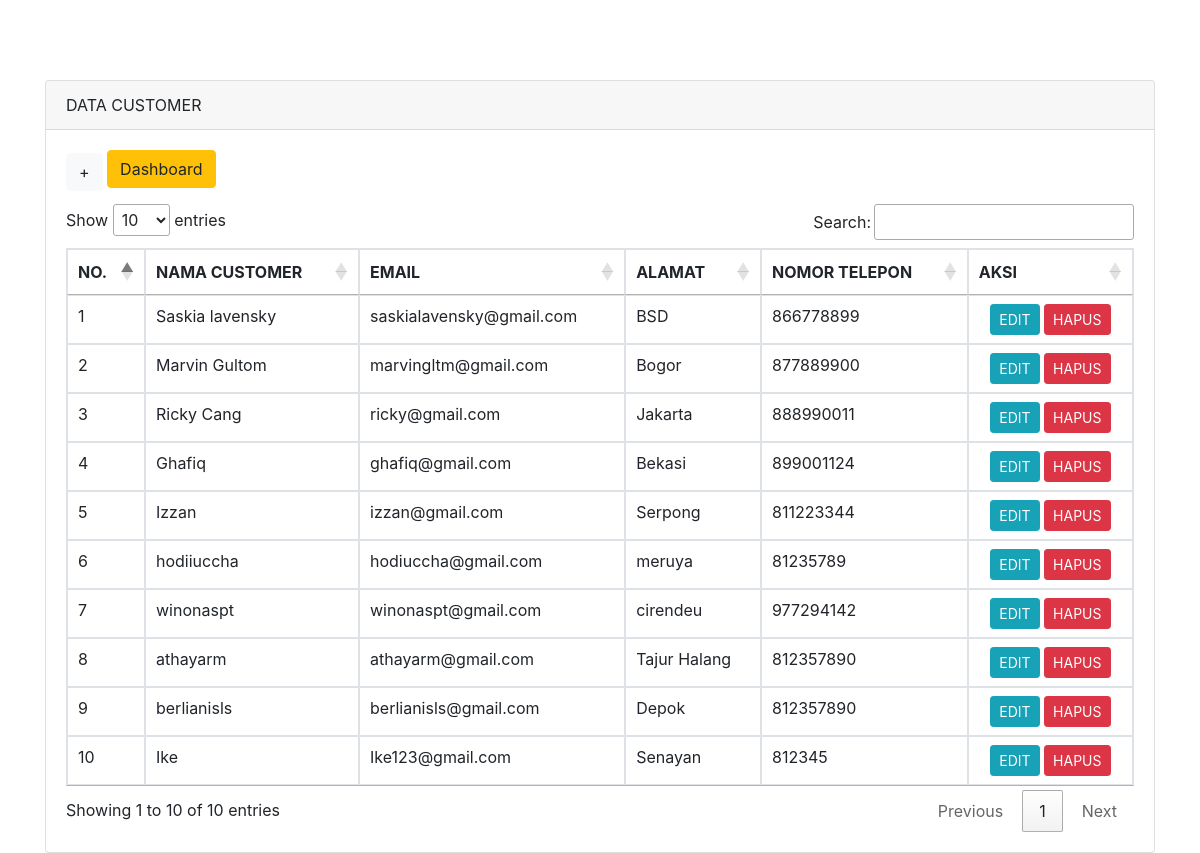
/customer/index.php, run on the app's committed database.
### tables this page shows
CREATE TABLE `customer` (
  `id` int NOT NULL,
  `nama_customer` varchar(255) DEFAULT NULL,
  `email` varchar(255) DEFAULT NULL,
  `no_telepon` int DEFAULT NULL,
  `alamat` varchar(255) DEFAULT NULL
);

### customer/index.php (the view, shortened to what this page needs)
<!doctype html>
<html lang="en">
  <head>
    <link rel="stylesheet" href="https://stackpath.bootstrapcdn.com/bootstrap/4.4.1/css/bootstrap.min.css">
    <link rel="stylesheet" href="//cdn.datatables.net/1.10.20/css/jquery.dataTables.min.css">
  </head>
  <body>
    <div class="container" style="margin-top: 80px">
      <div class="row">
        <div class="col-md-12">
          <div class="card">
            <div class="card-header">
              DATA CUSTOMER
            </div>
            <div class="card-body">
              <a href="tambah-customer.php" class="btn btn-md btn-light" style="margin-bottom: 10px">+</a>
              <a href="../index.php" class="btn btn-warning mb-3">Dashboard</a>
              <table class="table table-bordered" id="myTable">
                <thead>
                  <tr>
                    <th scope="col">NO.</th>
                    <th scope="col">NAMA CUSTOMER</th>
                    <th scope="col">EMAIL</th>
                    <th scope="col">ALAMAT</th>
                    <th scope="col">NOMOR TELEPON</th>
                    <th scope="col">AKSI</th>
                  </tr>
                </thead>
                <tbody>
                  <?php
                      include('../koneksi.php');
                      $no = 1;
                      $query = mysqli_query($koneksi, "SELECT * FROM customer");
                      while($row = mysqli_fetch_array($query)){
                  ?>
                  <tr>
                      <td><?php echo $no++ ?></td>
                      <td><?php echo $row['nama_customer'] ?></td>
                      <td><?php echo $row['email'] ?></td>
                      <td><?php echo $row['alamat'] ?></td>
                      <td><?php echo $row['no_telepon'] ?></td>
                      <td class="text-center">
                      <a href="edit-customer.php?id=<?php echo $row['id']; ?>" class="btn btn-sm btn-info">EDIT</a>
                      <a href="hapus-customer.php?id=<?php echo $row['id']; ?>" class="btn btn-sm btn-danger" onclick="return confirm('Yakin ingin menghapus customer ini?')">HAPUS</a>
                      </td>
                  </tr>
                   <?php } ?>
                </tbody>
              </table>
            </div>
          </div>
      </div>
    </div>
  </body>
</html>

### data on the page
customer: nama_customer "Saskia lavensky", email "saskialavensky@gmail.com", alamat "BSD", no_telepon "866778899"
customer: nama_customer "Marvin Gultom", email "marvingltm@gmail.com", alamat "Bogor", no_telepon "877889900"
customer: nama_customer "Ricky Cang", email "ricky@gmail.com", alamat "Jakarta", no_telepon "888990011"
customer: nama_customer "Ghafiq", email "ghafiq@gmail.com", alamat "Bekasi", no_telepon "899001124"
customer: nama_customer "Izzan", email "izzan@gmail.com", alamat "Serpong", no_telepon "811223344"
customer: nama_customer "hodiiuccha", email "hodiuccha@gmail.com", alamat "meruya", no_telepon "81235789"
customer: nama_customer "winonaspt", email "winonaspt@gmail.com", alamat "cirendeu", no_telepon "977294142"
customer: nama_customer "athayarm", email "athayarm@gmail.com", alamat "Tajur Halang", no_telepon "812357890"
customer: nama_customer "berlianisls", email "berlianisls@gmail.com", alamat "Depok", no_telepon "812357890"
customer: nama_customer "Ike", email "Ike123@gmail.com", alamat "Senayan", no_telepon "812345"
